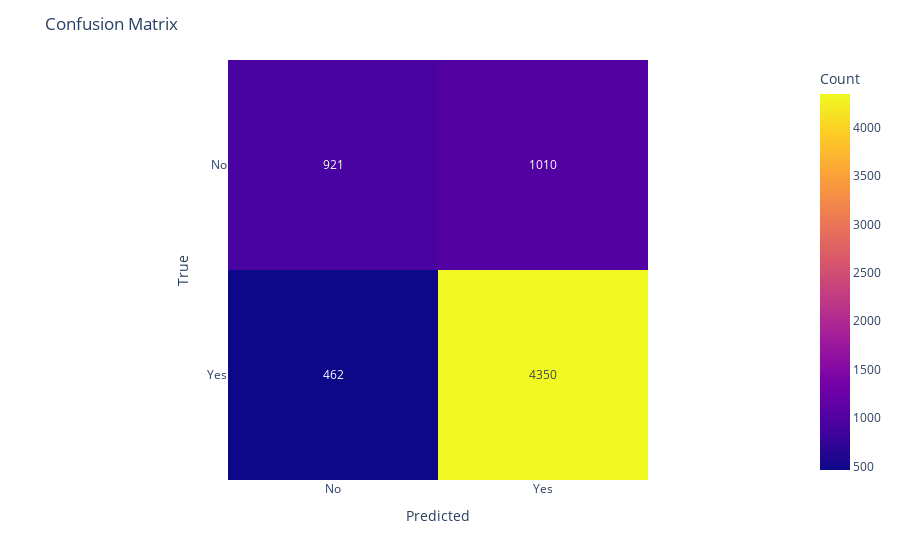

Notebook source saved alongside this figure:
### Markdown cell above
##### Confusion Matrix

### Code cell
import plotly.express as px
fig = px.imshow(conf_matrix, text_auto=True,labels=dict(x="Predicted", y="True", color="Count"))
fig.update_layout(title='Confusion Matrix')
fig.update_xaxes(title_text='Predicted', tickvals = [0, 1], ticktext = ['No', 'Yes'])
fig.update_yaxes(title_text='True', tickvals = [0, 1], ticktext = ['No', 'Yes'])
fig.show()

### Figure 1 — Plotly figure (JSON) as saved in the notebook; plotly's stock layout.template omitted (floating-point values rounded to 4 significant figures)
{"data": [{"coloraxis": "coloraxis", "hovertemplate": "Predicted: %{x}<br>True: %{y}<br>Count: %{z}<extra></extra>", "name": "0", "texttemplate": "%{z}", "type": "heatmap", "xaxis": "x", "yaxis": "y", "z": [[921, 1010], [462, 4350]]}], "layout": {"coloraxis": {"colorbar": {"title": {"text": "Count"}}, "colorscale": [[0, "#0d0887"], [0.1111, "#46039f"], [0.2222, "#7201a8"], [0.3333, "#9c179e"], [0.4444, "#bd3786"], [0.5556, "#d8576b"], [0.6667, "#ed7953"], [0.7778, "#fb9f3a"], [0.8889, "#fdca26"], [1, "#f0f921"]]}, "margin": {"t": 60}, "title": {"text": "Confusion Matrix"}, "xaxis": {"anchor": "y", "constrain": "domain", "domain": [0, 1], "scaleanchor": "y", "ticktext": ["No", "Yes"], "tickvals": [0, 1], "title": {"text": "Predicted"}}, "yaxis": {"anchor": "x", "autorange": "reversed", "constrain": "domain", "domain": [0, 1], "ticktext": ["No", "Yes"], "tickvals": [0, 1], "title": {"text": "True"}}}}
